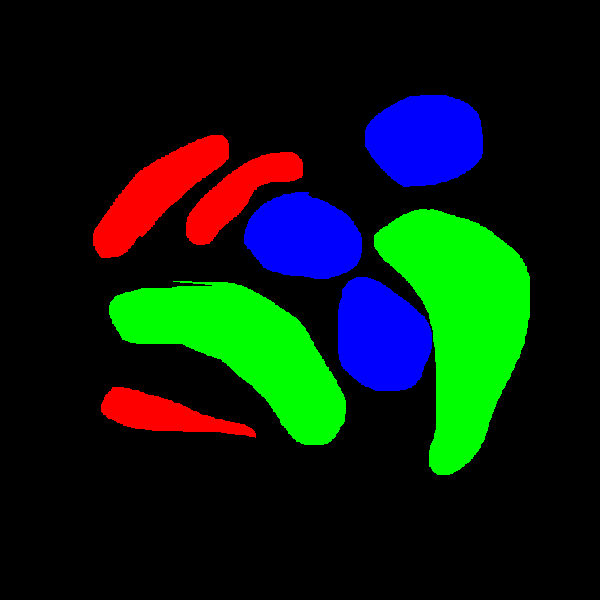
#> input picture output.png, 600 x 600 px, found by its file name
$ python Prueba8.py
#> lines starting #> are read from the running program, lines starting #| are printed output that depends on the picture
import cv2
import numpy as np

# Load the images
img2 = cv2.imread('output.png')
#> img2 is the input picture: shape (600, 600, 3); mean B, G, R 17.4, 28.8, 10.5
img1 = cv2.imread('Entrenamiento3.png')
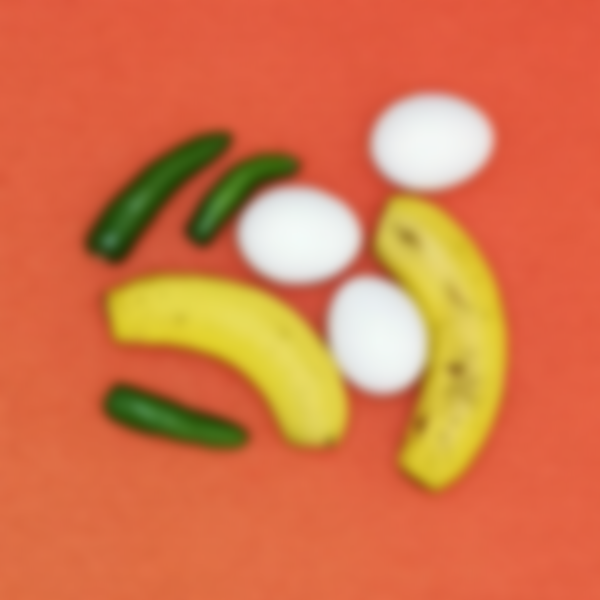
#> input picture Entrenamiento3.png, 600 x 600 px, found by its file name
#> img1 is the input picture: shape (600, 600, 3); mean B, G, R 74, 117.3, 213.8


# Convert the first image to grayscale
gray = cv2.cvtColor(img1, cv2.COLOR_BGR2GRAY)
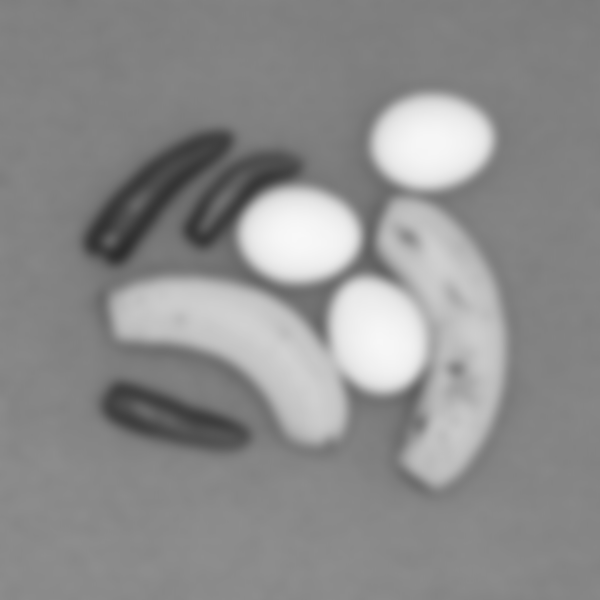
#> gray: shape (600, 600); min 45, max 248, mean 141.2

# Threshold the grayscale image to obtain a binary mask
ret, mask = cv2.threshold(gray, 0, 255, cv2.THRESH_BINARY)
#> mask: shape (600, 600); every value is 255

# Find the contours in the binary mask
contours, hierarchy = cv2.findContours(mask, cv2.RETR_EXTERNAL, cv2.CHAIN_APPROX_SIMPLE)
#> contours = [[[0, 0], [0, 599], [599, 599], [599, 0]]]

# Create a copy of the second image with only the pixels that correspond to the contours
output = np.zeros_like(img2)
for contour in contours:
    x,y,w,h = cv2.boundingRect(contour)
    crop = img2[y:y+h, x:x+w]
#> (the run stopped early here; a loop or call above may not have finished)
